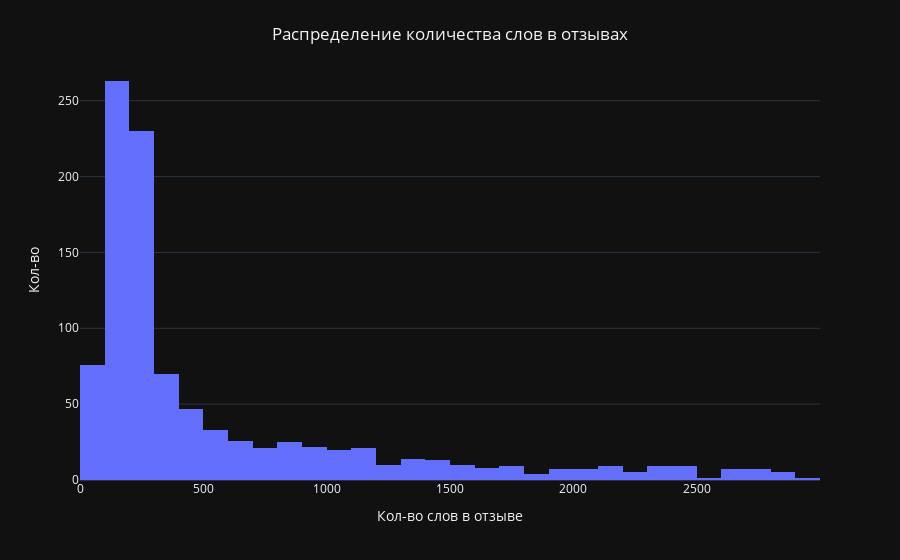

This figure's notebook cell:
### Code cell
build_hist(df[df['word_count'] < 3000]['word_count'], 'Распределение количества слов в отзывах', 'Кол-во', 'Кол-во слов в отзыве')

### Figure 1 — Plotly figure (JSON) as saved in the notebook; plotly's stock layout.template omitted (floating-point values rounded to 4 significant figures; data arrays with more than 128 entries replaced by an {"elided": "..."} marker saying what was removed)
{"data": [{"alignmentgroup": "True", "bingroup": "x", "hovertemplate": "variable=word_count<br>value=%{x}<br>count=%{y}<extra></extra>", "legendgroup": "word_count", "marker": {"color": "#636efa", "pattern": {"shape": ""}}, "name": "word_count", "offsetgroup": "word_count", "orientation": "v", "showlegend": true, "type": "histogram", "x": {"elided": "989 int values"}, "xaxis": "x", "yaxis": "y"}], "layout": {"autosize": true, "barmode": "relative", "legend": {"title": {"text": "variable"}, "tracegroupgap": 0}, "margin": {"t": 60}, "showlegend": false, "title": {"text": "Распределение количества слов в отзывах", "x": 0.5, "y": 0.95}, "xaxis": {"anchor": "y", "autorange": true, "domain": [0, 1], "range": [-0.5, 3000.0], "title": {"text": "Кол-во слов в отзыве"}, "type": "linear"}, "yaxis": {"anchor": "x", "autorange": true, "domain": [0, 1], "range": [0, 276.8], "title": {"text": "Кол-во"}}}}
